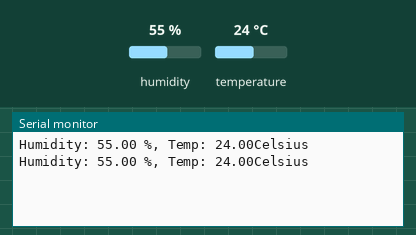
Bench run of a sketch on a simulated Arduino Uno, built with avr-gcc and run on an emulated ATmega328P. Shown: the last lines printed to the serial monitor. The test bench sets the inputs (shaded band); at power-on: humidity 55 %, temperature 24 °C.

Above: at 5.8 s.
5.9 s: humidity set to 22 %
At 9.5 s:
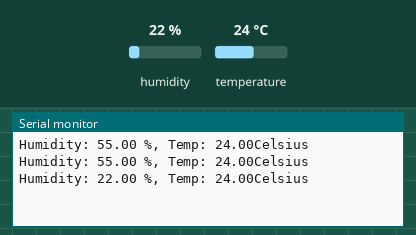
11.1 s: temperature set to 12 °C
At 13.5 s:
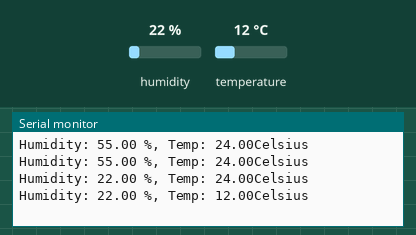
16.3 s: humidity set to 40 %
At 18.6 s:
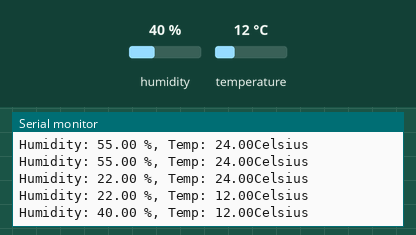
Timing chart, 0 to 20.1 s (numbered marks = the images above; inputs shaded):
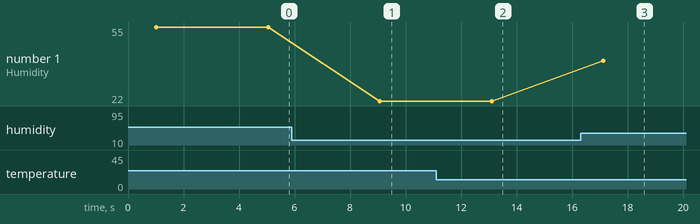

The sketch:

temp_and_humidity.ino
```cpp
#include <DHT.h>

#define DHTPIN 5
#define DHTTYPE DHT11
DHT dht(DHTPIN, DHTTYPE);

float hum;
float temp;
void setup() {
  // put your setup code here, to run once:
Serial.begin(9600);
dht.begin();
}

void loop() {
  // put your main code here, to run repeatedly:
  delay(1000);
hum=dht.readHumidity();
temp=dht.readTemperature();
Serial.print("Humidity: ");
Serial.print(hum);
Serial.print(" %, Temp: ");
Serial.print(temp);
Serial.println("Celsius");
delay(3000);
}
```

Measured:
- after the input at 5.9 s, the serial monitor: prints a new line after 3.2 s (image 1)
- after the input at 11.1 s, the serial monitor: prints a new line after 2.0 s (image 2)
- after the input at 16.3 s, the serial monitor: prints a new line after 0.82 s (image 3)
- plotted number 1: 55 → 22 after the input at 5.9 s, 22 → 40 after the input at 16.3 s
